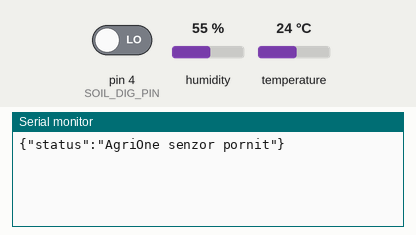
Simulated run of this sketch. Board: Arduino Uno, built with avr-gcc and run on an emulated ATmega328P. Parts: the last lines printed to the serial monitor. The inputs (shaded band) are chosen by the test bench; at power-on: humidity 55 %, pin 4 (SOIL_DIG_PIN) LOW, temperature 24 °C.

Above: at 3.2 s.
3.3 s: humidity set to 22 %
At 11.5 s:
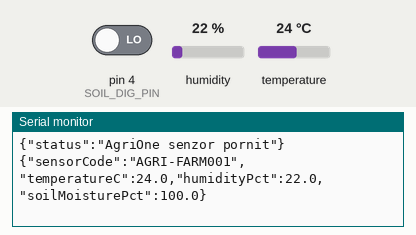
16.8 s: pin 4 (SOIL_DIG_PIN) driven HIGH
At 21.5 s:
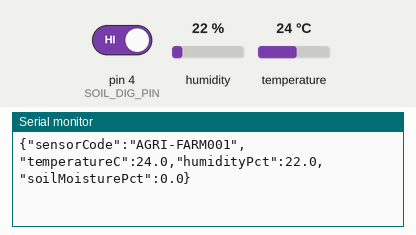
30.3 s: temperature set to 12 °C
At 41.5 s:
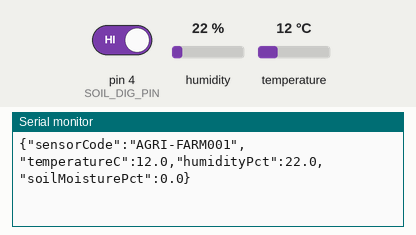
43.8 s: pin 4 (SOIL_DIG_PIN) driven LOW
At 51.5 s:
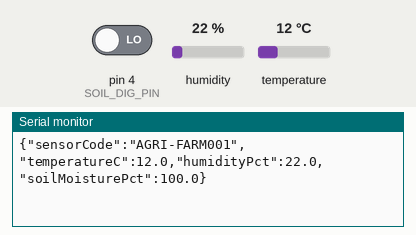
57.3 s: humidity set to 40 %
At 61.5 s:
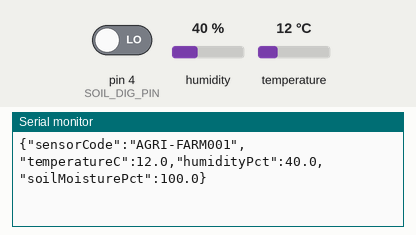

The sketch:

agrione_uno_serial.ino
```cpp
#include <DHT.h>

// ==================== CONFIGURARE ====================
const char* SENSOR_CODE = "AGRI-FARM001";
#define DHTPIN        2       // Pinul DATA al DHT11
#define DHTTYPE       DHT11   // DHT11
#define SOIL_DIG_PIN  4       // Pinul DO al senzorului de sol

#define SOIL_USE_ANALOG   false
#define SOIL_ANALOG_PIN   A0
#define SOIL_DRY_VALUE    1023
#define SOIL_WET_VALUE    300

#define READ_INTERVAL 10000


DHT dht(DHTPIN, DHTTYPE);
unsigned long lastRead = 0;

void setup() {
  Serial.begin(9600);
  dht.begin();
  pinMode(SOIL_DIG_PIN, INPUT);
  delay(2000);
  Serial.println("{\"status\":\"AgriOne senzor pornit\"}");
}

void loop() {
  unsigned long now = millis();

  if (now - lastRead >= READ_INTERVAL) {
    lastRead = now;

    float temperature = dht.readTemperature();
    float humidity = dht.readHumidity();

    if (isnan(temperature) || isnan(humidity)) {
      Serial.println("{\"error\":\"DHT11 nu raspunde\"}");
      return;
    }

    // Citire umiditate sol
    float soilPct;
#if SOIL_USE_ANALOG
    int raw = analogRead(SOIL_ANALOG_PIN);
    soilPct = (float)(SOIL_DRY_VALUE - raw) / (float)(SOIL_DRY_VALUE - SOIL_WET_VALUE) * 100.0;
    if (soilPct < 0.0) soilPct = 0.0;
    if (soilPct > 100.0) soilPct = 100.0;
#else
    int state = digitalRead(SOIL_DIG_PIN);
    soilPct = (state == HIGH) ? 0.0 : 100.0;  // HIGH = uscat, LOW = umed
#endif

    // Trimite o linie JSON — bridge.mjs o citeste si o trimite la backend
    Serial.print("{\"sensorCode\":\"");
    Serial.print(SENSOR_CODE);
    Serial.print("\",\"temperatureC\":");
    Serial.print(temperature, 1);
    Serial.print(",\"humidityPct\":");
    Serial.print(humidity, 1);
    Serial.print(",\"soilMoisturePct\":");
    Serial.print(soilPct, 1);
    Serial.println("}");
  }
}
```

Measured:
- after the input at 3.3 s, the serial monitor: prints a new line after 6.7 s (image 1)
- after the input at 16.8 s, the serial monitor: prints a new line after 3.2 s (image 2)
- after the input at 30.3 s, the serial monitor: prints a new line after 9.7 s (image 3)
- after the input at 43.8 s, the serial monitor: prints a new line after 6.2 s (image 4)
- after the input at 57.3 s, the serial monitor: prints a new line after 2.7 s (image 5)
